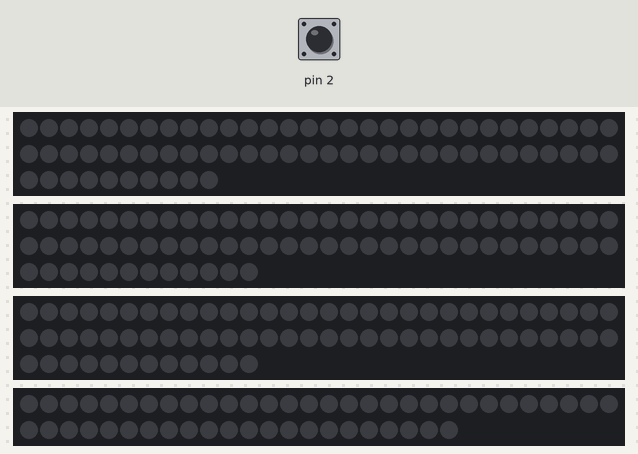
The sketch below on a simulated Arduino Uno, built with avr-gcc and run on an emulated ATmega328P. Parts: 70 RGB LEDs in strip order, left to right, continuing on the next row, 2 × 72 RGB LEDs in strip order, left to right, continuing on the next row, 52 RGB LEDs in strip order, left to right, continuing on the next row. The test bench sets the inputs (shaded band); at power-on: pin 2 HIGH.

Above: at 1.2 s.
1.3 s: pin 2 pulled LOW for 0.15 s
At 1.49 s:
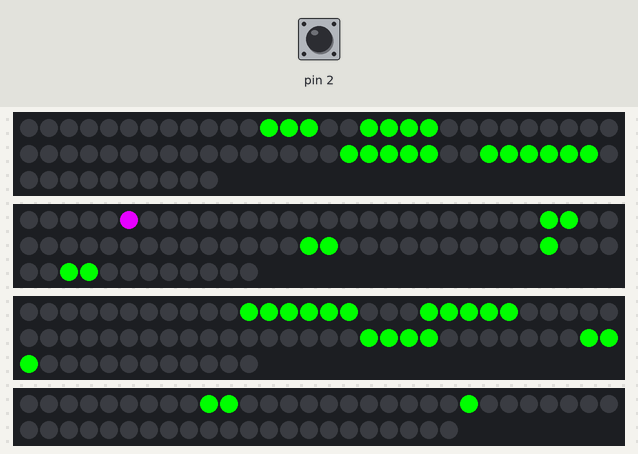
2.9 s: pin 2 pulled LOW for 3.2 s
7.6 s: pin 2 driven LOW
10.6 s: pin 2 driven HIGH
At 11.4 s:
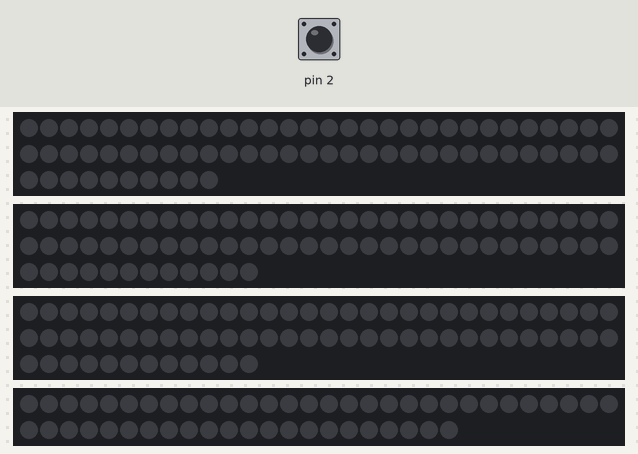
12.1 s: pin 2 driven LOW
At 13.4 s:
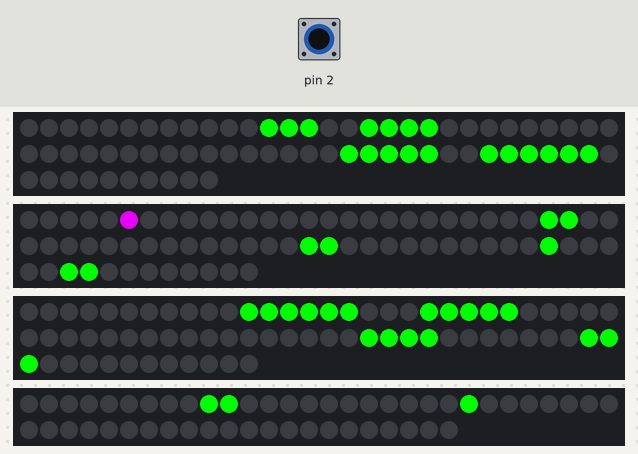
Timing chart, 0 to 15.1 s (numbered marks = the images above; inputs shaded):
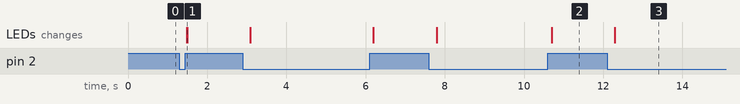

The sketch:

leaf.ino
```cpp
// flower ?

#include <Adafruit_NeoPixel.h>
#ifdef __AVR__
#include <avr/power.h>  // Required for 16 MHz Adafruit Trinket
#endif

#define PIN_NEO_PIXEL3 3  // Arduino pin that connects to NeoPixel
#define PIN_NEO_PIXEL5 5
#define PIN_NEO_PIXEL6 6
#define PIN_NEO_PIXEL9 9

int NUM_PIXELS[] = {72, 70, 72, 52};

Adafruit_NeoPixel NeoPixel5(NUM_PIXELS[1], PIN_NEO_PIXEL5, NEO_GRB + NEO_KHZ800);
Adafruit_NeoPixel NeoPixel3(NUM_PIXELS[0], PIN_NEO_PIXEL3, NEO_GRB + NEO_KHZ800);
Adafruit_NeoPixel NeoPixel6(NUM_PIXELS[2], PIN_NEO_PIXEL6, NEO_GRB + NEO_KHZ800);
Adafruit_NeoPixel NeoPixel9(NUM_PIXELS[3], PIN_NEO_PIXEL9, NEO_GRB + NEO_KHZ800);

int P3_p[] = {0,1,2,3,4,5,6,7};
int P3[] = {26,27,44,45,62,63,56};
int P5[] = {12,13,14,17,18,19,20,46,47,48,49,50,53,54,55,56,57,58};
int P6[] = {11,12,13,14,15,16,20,21,22,23,24,47,48,49,50,58,59,60};
int P9[] = {9,10,22};

uint32_t pink = NeoPixel3.Color(230,0,255);
uint32_t green = NeoPixel3.Color(0,255,0);

void setup() {
  // put your setup code here, to run once:
  Serial.begin(9600);
  pinMode(2, INPUT_PULLUP);

  NeoPixel5.begin();  // INITIALIZE NeoPixel strip object (REQUIRED)
  NeoPixel3.begin();
  NeoPixel6.begin();
  NeoPixel9.begin();

  NeoPixel5.clear();  // INITIALIZE NeoPixel strip object (REQUIRED)
  NeoPixel3.clear();
  NeoPixel6.clear();
  NeoPixel9.clear();
}

void led_col(uint32_t color, int leds[]) {
  for (int i=0; i<8; i++) {
    if (leds[i]==1) {
      NeoPixel3.setPixelColor(P3_p[i], color);
    }
  }
}

int angle[55][8] = {
  {0,0,0,0,0,1,0,0},
  {0,0,0,0,1,0,0,0},
  {0,0,0,1,0,0,0,0},
  {0,0,1,0,0,0,0,0},
  {0,1,0,0,0,0,0,0},
  {1,0,0,0,0,0,0,0},
  {0,1,0,0,0,0,0,0},
  {0,0,1,0,0,0,0,0},
  {0,0,0,1,0,0,0,0},
  {0,0,0,0,1,0,0,0},
  {0,0,0,0,0,1,0,0},
  {0,0,0,0,0,1,0,0},
  {0,0,0,0,1,0,0,0},
  {0,0,0,1,0,0,0,0},
  {0,0,1,0,0,0,0,0},
  {0,1,0,0,0,0,0,0},
  {1,0,0,0,0,0,0,0},
  {0,1,0,0,0,0,0,0},
  {0,0,1,0,0,0,0,0},
  {0,0,0,1,0,0,0,0},
  {0,0,0,0,1,0,0,0},
  {0,0,0,0,0,1,0,0},
  {0,0,0,0,0,1,0,0},
  {0,0,0,0,1,0,0,0},
  {0,0,0,1,0,0,0,0},
  {0,0,1,0,0,0,0,0},
  {0,1,0,0,0,0,0,0},
  {1,0,0,0,0,0,0,0},
  {0,1,0,0,0,0,0,0},
  {0,0,1,0,0,0,0,0},
  {0,0,0,1,0,0,0,0},
  {0,0,0,0,1,0,0,0},
  {0,0,0,0,0,1,0,0},
  {0,0,0,0,0,1,0,0},
  {0,0,0,0,1,0,0,0},
  {0,0,0,1,0,0,0,0},
  {0,0,1,0,0,0,0,0},
  {0,1,0,0,0,0,0,0},
  {1,0,0,0,0,0,0,0},
  {0,1,0,0,0,0,0,0},
  {0,0,1,0,0,0,0,0},
  {0,0,0,1,0,0,0,0},
  {0,0,0,0,1,0,0,0},
  {0,0,0,0,0,1,0,0},
  {0,0,0,0,0,1,0,0},
  {0,0,0,0,1,0,0,0},
  {0,0,0,1,0,0,0,0},
  {0,0,1,0,0,0,0,0},
  {0,1,0,0,0,0,0,0},
  {1,0,0,0,0,0,0,0},
  {0,1,0,0,0,0,0,0},
  {0,0,1,0,0,0,0,0},
  {0,0,0,1,0,0,0,0},
  {0,0,0,0,1,0,0,0},
  {0,0,0,0,0,1,0,0}
};

void loop() {
  // put your main code here, to run repeatedly:
  NeoPixel3.clear();
  NeoPixel3.show();
  NeoPixel5.clear();
  NeoPixel5.show();
  NeoPixel6.clear();
  NeoPixel6.show();
  NeoPixel9.clear();
  NeoPixel9.show();
  if (digitalRead(2)==LOW) {
    for (int i=0; i<55; i++) {
      NeoPixel3.clear();
      int col[] = {angle[i][0],angle[i][1],angle[i][2],angle[i][3],angle[i][4],angle[i][5],angle[i][6],angle[i][7]};
      led_col(pink, col);

      NeoPixel3.show();
    }

    for (int i=0; i<7; i++) {
      NeoPixel3.setPixelColor(P3[i], green);
    }
    //NeoPixel3.setPixelColor(P3[0], green);
    for (int i=0; i<18; i++) {
      NeoPixel5.setPixelColor(P5[i], green);
    }
    for (int i=0; i<18; i++) {
      NeoPixel6.setPixelColor(P6[i], green);
    }
    for (int i=0; i<3; i++) {
      NeoPixel9.setPixelColor(P9[i], green);
    }

    NeoPixel3.show();
    NeoPixel5.show();
    NeoPixel6.show();
    NeoPixel9.show();
  }
}
```

Measured:
- after the input at 1.3 s, the LEDs: change after 0.18 s (image 1)
- after the input at 10.6 s, the LEDs: change after 0.10 s (image 2)
- after the input at 12.1 s, the LEDs: change after 0.19 s (image 3)
